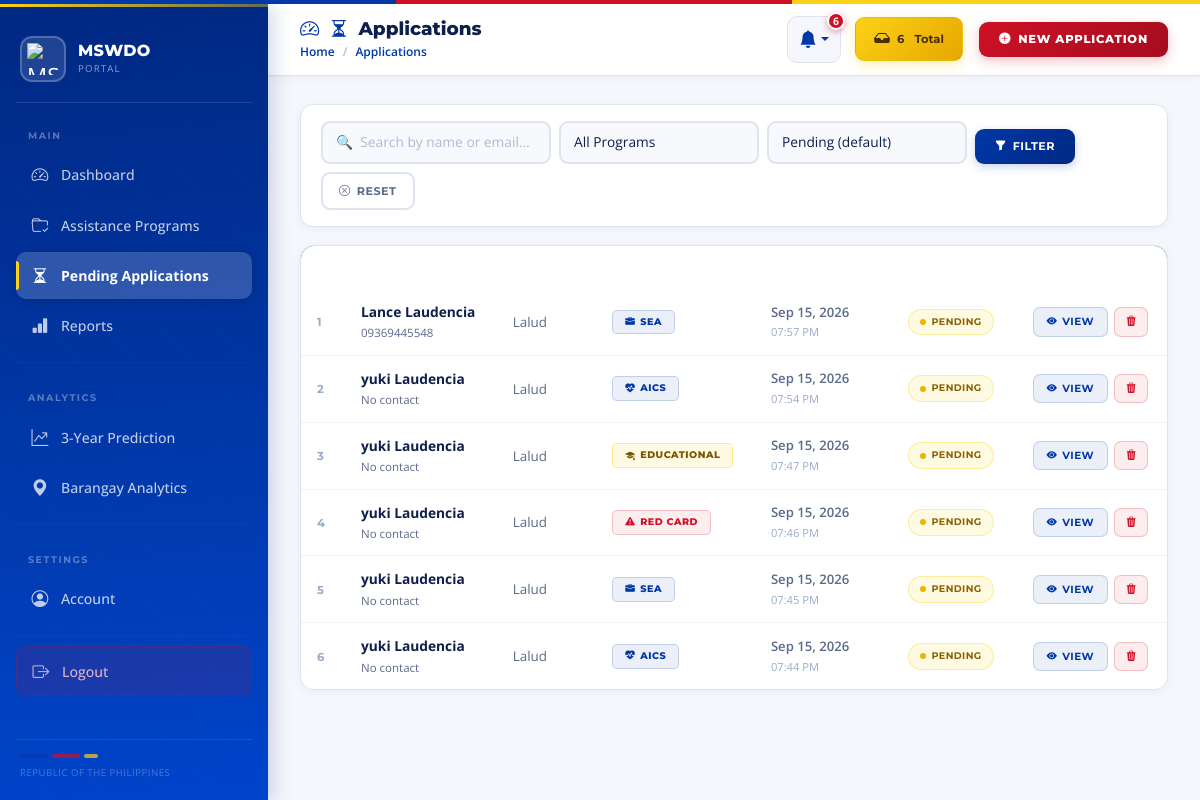
The app's page /pending/ (signed in) with its own data.
### core/models.py (models this page shows, shortened)
class Application(models.Model):
    PROGRAM_CHOICES = [
        ('AICS',        'AICS'),
        ('SEA',         'Sustainable Livelihood (SEA)'),
        ('REDCARD',     'Red Card'),
        ('EDUCATIONAL', 'Educational Assistance'),
    ]
    STATUS_CHOICES = [
        ('PENDING',    'Pending Review'),
        ('ASSESSMENT', 'Under Assessment'),
        ('APPROVAL',   'For Approval'),
        ('RELEASE',    'For Release'),
        ('RELEASED',   'Released'),
        ('REJECTED',   'Rejected'),
    ]
    client   = models.ForeignKey(Client, on_delete=models.CASCADE, related_name='applications')
    aid_type = models.CharField(max_length=20, choices=PROGRAM_CHOICES)
    approved_amount = models.DecimalField(max_digits=12, decimal_places=2, null=True, blank=True)
    released_amount = models.DecimalField(max_digits=12, decimal_places=2, null=True, blank=True)
    eligibility_result = models.CharField(max_length=50, blank=True, null=True)
    eligibility_reason = models.TextField(null=True, blank=True)
    eligibility_score = models.IntegerField(null=True, blank=True)
    status             = models.CharField(max_length=20, choices=STATUS_CHOICES, default='PENDING')
    assessed_by = models.ForeignKey(User, on_delete=models.SET_NULL, null=True, blank=True, related_name='assessed_applications')
    approved_by = models.ForeignKey(User, on_delete=models.SET_NULL, null=True, blank=True, related_name='approved_applications')
    assessed_at = models.DateTimeField(null=True, blank=True)
    approved_at = models.DateTimeField(null=True, blank=True)
    released_at = models.DateTimeField(null=True, blank=True)
    created_at  = models.DateTimeField(auto_now_add=True)   # ✅ removed duplicate
    updated_at  = models.DateTimeField(auto_now=True)

class Client(models.Model):
    first_name   = models.CharField(max_length=120)
    middle_name  = models.CharField(max_length=120, blank=True, null=True)
    last_name    = models.CharField(max_length=120)
    sex          = models.CharField(max_length=10, blank=True, null=True)
    birth_date   = models.DateField(blank=True, null=True)
    civil_status = models.CharField(max_length=30, blank=True, null=True)
    nationality  = models.CharField(max_length=50, blank=True, null=True)
    address      = models.TextField(blank=True, null=True)
    barangay     = models.CharField(max_length=100, blank=True, null=True)
    municipality = models.CharField(max_length=100, blank=True, null=True)
    email        = models.EmailField(blank=True, null=True)
    contact_no   = models.CharField(max_length=20, blank=True, null=True)
    livelihood      = models.CharField(max_length=100, blank=True, null=True)
    monthly_income  = models.DecimalField(max_digits=12, decimal_places=2, blank=True, null=True)
    household_size  = models.IntegerField(blank=True, null=True)
    has_disability  = models.CharField(max_length=10, blank=True, null=True)
    is_senior       = models.CharField(max_length=10, blank=True, null=True)
    previous_aid    = models.CharField(max_length=10, blank=True, null=True)
    is_solo_parent  = models.CharField(max_length=3, default='No', blank=True, null=True)
    is_indigenous   = models.CharField(max_length=3, default='No', blank=True, null=True)
    sectors = models.JSONField(default=list, blank=True)
    is_4ps          = models.CharField(max_length=3, default='No', blank=True, null=True)
    fourps_id       = models.CharField(max_length=50, blank=True, null=True)
    created_at      = models.DateTimeField(auto_now_add=True)
    @property
    def full_name(self):
        return f"{self.first_name} {self.last_name}"

### core/views.py (the view)
# urls.py: path("pending/", views.pending_applications, name="pending_applications"),
@login_required
def pending_applications(request):
    if not (
        getattr(request.user, 'role', None) in ['staff', 'admin']
        or request.user.is_superuser
    ):
        return redirect('landing')
    allowed_programs = ["AICS", "SEA", "REDCARD", "EDUCATIONAL"]
    program = (
        request.GET.get("aid_type", "")
        or request.GET.get("program", "")
    ).upper()
    qs = (
        Application.objects
        .select_related("client")
        .order_by("-created_at")
    )
    if program in allowed_programs:
        qs = qs.filter(aid_type=program)
    else:
        program = "ALL"
    status_filter = request.GET.get("status", "").strip().upper()
    if status_filter:
        qs = qs.filter(status=status_filter)
    else:
        qs = qs.filter(status="PENDING")
    search = request.GET.get("q", "").strip()
    if search:
        qs = qs.filter(
            Q(client__first_name__icontains=search) |
            Q(client__last_name__icontains=search) |
            Q(client__email__icontains=search)
        )
    paginator = Paginator(qs, 10)
    page_obj = paginator.get_page(request.GET.get("page"))
    context = {
        "applications": page_obj,
        "program": program,
        "allowed_programs": allowed_programs,
        "search": search,
        "status_filter": status_filter,
    }
    return render(request, "pending_applications.html", context)

### core/context_processors.py (called while the page is built)
def notifications_processor(request):
    if request.user.is_authenticated:
        user_role = getattr(request.user, "role", None)
        if user_role in ["staff", "admin"] or request.user.is_superuser:
            notifications_all = Notification.objects.filter(
                recipient=request.user
            ).order_by('-created_at')
            unread_notifications_count = notifications_all.filter(is_read=False).count()
            notifications = notifications_all[:10]
        else:
            notifications = []
            unread_notifications_count = 0
    else:
        notifications = []
        unread_notifications_count = 0
    return {
        'notifications': notifications,
        'unread_notifications_count': unread_notifications_count,
    }

### core/templates/pending_applications.html (shortened to what this page needs)
{% extends "base.html" %}
{% block page_title %}
  <i class="bi bi-hourglass-split"></i>
  Applications
{% endblock %}
{% block breadcrumb %}Applications{% endblock %}
{% block page_actions %}
  <div class="d-flex align-items-center gap-3">
    <div class="stats-badge">
      <i class="bi bi-inbox-fill"></i>
      <span class="fw-bold">{{ applications.paginator.count }}</span>&nbsp;Total
    </div>
    <a href="{% url 'add_client' %}" class="btn-new-app">
      <i class="bi bi-plus-circle-fill"></i> New Application
    </a>
  </div>
{% endblock %}
{% block content %}
<div class="filter-card">
  <form method="get" class="d-flex flex-wrap align-items-end gap-2">
    <input type="text" name="q" value="{{ search }}"
           class="form-control form-control-sm"
           placeholder="🔍  Search by name or email…"
           style="max-width:230px;">
    <select name="aid_type" class="form-select form-select-sm" style="max-width:200px;">
      <option value="">All Programs</option>
    </select>
    <select name="status" class="form-select form-select-sm" style="max-width:200px;">
      <option value=""           {% if not status_filter %}selected{% endif %}>Pending (default)</option>
    </select>
    <button type="submit" class="btn-filter">
      <i class="bi bi-funnel-fill"></i> Filter
    </button>
    <a href="{% url 'pending_applications' %}" class="btn-reset">
      <i class="bi bi-x-circle"></i> Reset
    </a>
  </form>
</div>
<div class="table-card">
  <div class="table-responsive">
    <table class="table table-hover align-middle mb-0">
      <thead>
        <tr>
          <th style="width:44px;">#</th>
          <th>Applicant</th>
          <th>Barangay</th>
          <th>Program</th>
          <th>Date Submitted</th>
          <th>Status</th>
          <th style="text-align:center;">Actions</th>
        </tr>
      </thead>
      <tbody>
        {% for app in applications %}
        <tr>
          <td><span class="row-num">{{ forloop.counter }}</span></td>
          <td>
            <div class="applicant-name">{{ app.client.full_name }}</div>
            <div class="applicant-sub">{{ app.client.contact_no|default:"No contact" }}</div>
          </td>
          <td style="font-size:0.84rem; color:var(--text-secondary);">
            {{ app.client.barangay|default:"—" }}
          </td>
          <td>
            {% if app.aid_type == 'AICS' %}
              <span class="prog-badge prog-aics"><i class="bi bi-heart-pulse-fill"></i> AICS</span>
            {% elif app.aid_type == 'SEA' %}
              <span class="prog-badge prog-sea"><i class="bi bi-briefcase-fill"></i> SEA</span>
            {% elif app.aid_type == 'REDCARD' %}
              <span class="prog-badge prog-redcard"><i class="bi bi-exclamation-triangle-fill"></i> Red Card</span>
            {% elif app.aid_type == 'EDUCATIONAL' %}
              <span class="prog-badge prog-edu"><i class="bi bi-mortarboard-fill"></i> Educational</span>
            {% else %}
              <span class="prog-badge prog-default">{{ app.get_aid_type_display }}</span>
            {% endif %}
          </td>
          <td>
            <div class="date-main">{{ app.created_at|date:"M d, Y" }}</div>
            <div class="date-sub">{{ app.created_at|date:"h:i A" }}</div>
          </td>
          <td>
            {% if app.status == 'PENDING' %}
              <span class="status-pill sp-pending"><span class="dot"></span> Pending</span>
            {% elif app.status == 'ASSESSMENT' %}
              <span class="status-pill sp-assessment"><span class="dot"></span> Assessment</span>
            {% elif app.status == 'APPROVAL' %}
              <span class="status-pill sp-approval"><span class="dot"></span> For Approval</span>
            {% elif app.status == 'RELEASE' %}
              <span class="status-pill sp-release"><span class="dot"></span> For Release</span>
            {% elif app.status == 'RELEASED' %}
              <span class="status-pill sp-released"><span class="dot"></span> Released</span>
            {% elif app.status == 'REJECTED' %}
              <span class="status-pill sp-rejected"><span class="dot"></span> Rejected</span>
            {% else %}
              <span class="status-pill" style="background:#f0f2f7;color:#8592b0;border-color:var(--border);">
                <span class="dot" style="background:#b0bace;"></span> {{ app.status }}
              </span>
            {% endif %}
          </td>
          <td>
            <div class="action-group" style="justify-content:center;">
              <a href="{% url 'application_detail' app.id %}" class="btn-view">
                <i class="bi bi-eye-fill"></i> View
              </a>
              <button type="button" class="btn-del"
                      onclick="openDeleteModal('{% url 'application_delete' app.id %}', '{{ app.client.full_name|escapejs }}')"
                      title="Delete application">
                <i class="bi bi-trash3-fill"></i>
              </button>
            </div>
          </td>
        </tr>
        {% endfor %}
      </tbody>
    </table>
  </div>
</div>
{% endblock %}

### core/templates/base.html (style rules this page uses)
* { margin: 0; padding: 0; box-sizing: border-box; }
:root { --blue: #0038A8; --blue-dark: #002882; --blue-mid: #0044cc; --blue-light: rgba(0, 56, 168, 0.08); --blue-lighter: rgba(0, 56, 168, 0.04); --red: #CE1126; --red-dark: #a50d1e; --red-light: rgba(206, 17, 38, 0.08); --yellow: #FCD116; --yellow-light: rgba(252, 209, 22, 0.12); --sidebar-width: 268px; --header-height: 72px; --text-primary: #0f1f4b; --text-secondary: #5a6a8a; --border: #e0e6f0; --bg: #f0f2f7; --white: #ffffff; }
body { font-family: 'Open Sans', sans-serif; background: var(--bg); color: var(--text-primary); display: flex; overflow-x: hidden; }
.header-left h3 i { color: var(--blue); font-size: 1.2rem; }
.content-wrapper > * { animation: fadeIn 0.35s ease-out; }

### records on screen
Application: client.full_name "Lance Laudencia", client.contact_no "09369445548", client.barangay "Lalud", aid_type "SEA" (drawn), created_at "Sep 15, 2026", created_at "07:57 PM", status "PENDING" (drawn)
Application: client.full_name "yuki Laudencia", client.contact_no "No contact", client.barangay "Lalud", aid_type "AICS" (drawn), created_at "Sep 15, 2026", created_at "07:54 PM", status "PENDING" (drawn)
Application: client.full_name "yuki Laudencia", client.contact_no "No contact", client.barangay "Lalud", aid_type "EDUCATIONAL" (drawn), created_at "Sep 15, 2026", created_at "07:47 PM", status "PENDING" (drawn)
Application: client.full_name "yuki Laudencia", client.contact_no "No contact", client.barangay "Lalud", aid_type "REDCARD" (drawn), created_at "Sep 15, 2026", created_at "07:46 PM", status "PENDING" (drawn)
Application: client.full_name "yuki Laudencia", client.contact_no "No contact", client.barangay "Lalud", aid_type "SEA" (drawn), created_at "Sep 15, 2026", created_at "07:45 PM", status "PENDING" (drawn)
Application: client.full_name "yuki Laudencia", client.contact_no "No contact", client.barangay "Lalud", aid_type "AICS" (drawn), created_at "Sep 15, 2026", created_at "07:44 PM", status "PENDING" (drawn)

### other values on screen
{{ unread_notifications_count }} "6"
{{ applications.paginator.count }} "6"
